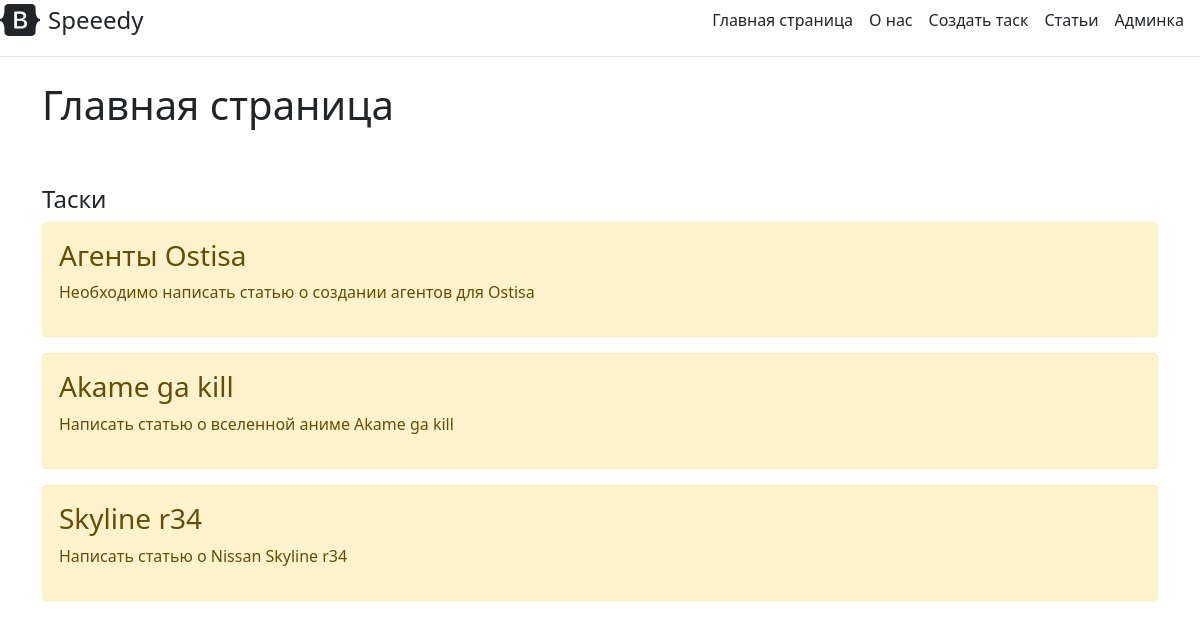
The page / on the database its author committed.
### main/models.py (models this page shows, shortened)
class Task(models.Model):
    title = models.CharField('Название', max_length=50)
    task = models.TextField('Описание')
    class Meta:
        verbose_name = 'Задача'
        verbose_name_plural = 'Задачи'

### main/views.py (the view)
# urls.py: path('', views.index, name='home'),
def index(request):
    tasks = Task.objects.order_by('-id')
    return render(request, 'main/index.html', {'title': 'Главная страница сайта', 'tasks': tasks})

### main/templates/main/index.html (shortened to what this page needs)
{% extends 'main/base.html' %}
{% block contects %}
    <h1>Главная страница</h1>
    <br>
    <br>
    <h4>Таски</h4>
    {% if tasks %}
        {% for el in tasks %}
            <div class="alert alert-warning mt-2">
                <h3>{{ el.title }}</h3>
                <p>{{ el.task }}</p>
            </div>
        {% endfor %}
    {% else %}
        <p>Нет тасков</p>
    {% endif %}
{% endblock %}

### rows shown on the page
Task: title "Агенты Ostisa", task "Необходимо написать статью о создании агентов для Ostisa"
Task: title "Akame ga kill", task "Написать статью о вселенной аниме Akame ga kill"
Task: title "Skyline r34", task "Написать статью о Nissan Skyline r34"
